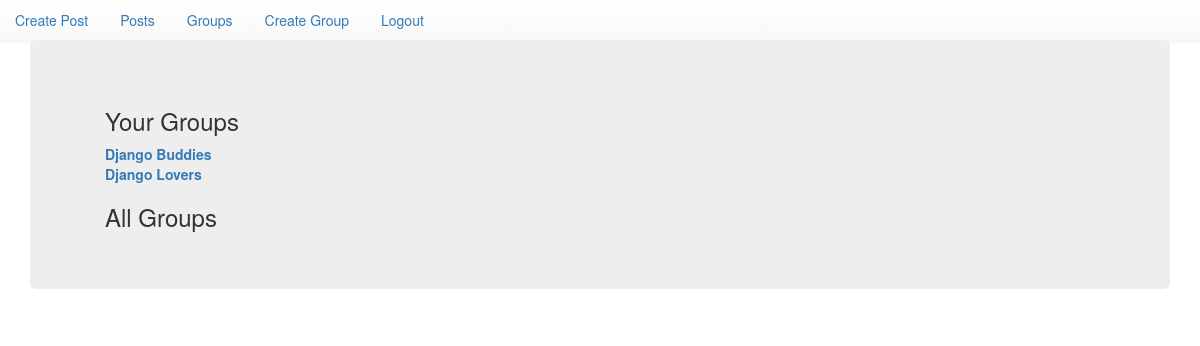
Before: /posts/25nsriswathi (signed in) with the older database file.
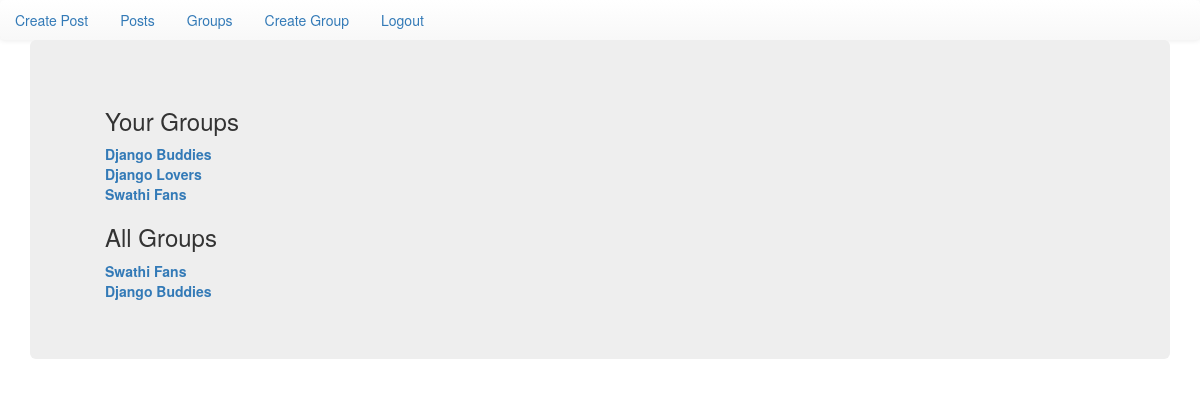
After: the same page with the newer database file.
### groups/models.py (models this page shows, shortened)
class GroupMember(models.Model):
    group = models.ForeignKey(Group, related_name='memberships', on_delete=models.CASCADE)
    user = models.ForeignKey(User, related_name='user_groups', on_delete=models.CASCADE)
    class Meta:
        unique_together=('group','user')

class Group(models.Model):
    name = models.CharField(max_length=256)
    slug = models.SlugField(allow_unicode=True, unique=True)
    description = models.TextField(blank=True, default='')
    description_html = models.TextField(editable=False,blank=True, default='' )
    members = models.ManyToManyField(User, through='GroupMember')
    class Meta:
        ordering = ['name']

### posts/views.py (the view)
# urls.py: path('posts/<username>',views.PostList.as_view(), name='all' ),
class PostList(SelectRelatedMixin,ListView):
    model = Post
    select_related = ('user','group')
    template_name='posts/post_list.html'
    def get_queryset(self):
        try:
            self.user_groups = GroupMember.objects.prefetch_related('group','user').filter(user__username__iexact=self.kwargs.get('username')).distinct()
            self.other_groups = GroupMember.objects.prefetch_related('group','user').exclude(user__username__iexact=self.kwargs.get('username')).distinct()
            gnames=[]
            self.my_groups=[]
            for g in self.user_groups:
                if(g.group.name not in gnames):
                    gnames.append(g.group.name)
                    self.my_groups.append(g)
            onames=[]
            self.o_groups=[]
            for g in self.other_groups:
                if(g.group.name not in onames):
                    onames.append(g.group.name)
                    self. o_groups.append(g)
        except:
            raise Http404
        else:
            return self.user_groups.all()
    def get_context_data(self, **kwargs):
        context = super().get_context_data(**kwargs)
        context["user_groups"] = self.my_groups
        context["other_groups"] = self.o_groups
        return context

### posts/templates/posts/post_list.html (shortened to what this page needs)
{% extends 'posts/post_base.html' %}
{% block post_content %}
<div class="col-md-4">
    {% if user.is_authenticated %}
    <div class="card card-with-shadow">
        <div class="content">
            <h3 class="title">Your Groups</h3>
                <ul class="list-unstyled">
                    {% for member_group in user_groups %}
                    <li><a href="{% url 'groups:single' slug=member_group.group.slug %}"><strong>{{ member_group.group.name }}</strong></a></li>
                    {% endfor %}
                </ul>
            </div>
        </div>
        {% endif %}
        <div class="card card-with-shadow">
            <div class="content">
                <h3 class="title">All Groups</h3>
                    <ul class="list-unstyled">
                        {% for o in other_groups %}
                        <li><a href="{% url 'groups:single' slug=o.group.slug %}"><strong>{{ o.group.name }}</strong></a></li>
                        {% endfor %}
                    </ul>
                </div>
            </div>
</div>
{% endblock %}
{% block post_post %}
<div class="col-md-8">
</div>
        {% endblock %}

Changed rows visible on the page:
added GroupMember: group.name "Swathi Fans", shown under "Your Groups"
added GroupMember: group.name "Swathi Fans", shown under "All Groups"
added GroupMember: group.name "Django Buddies", shown under "All Groups"
